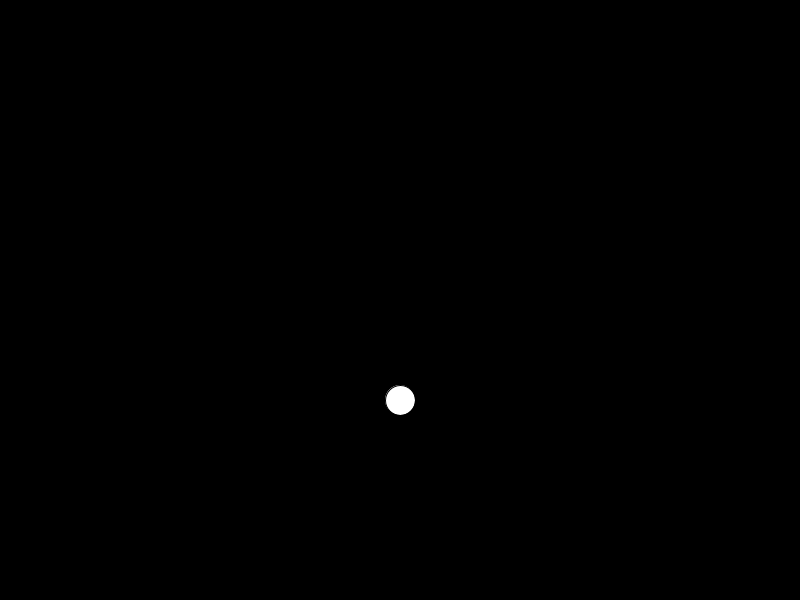
Frame 1 (no input)
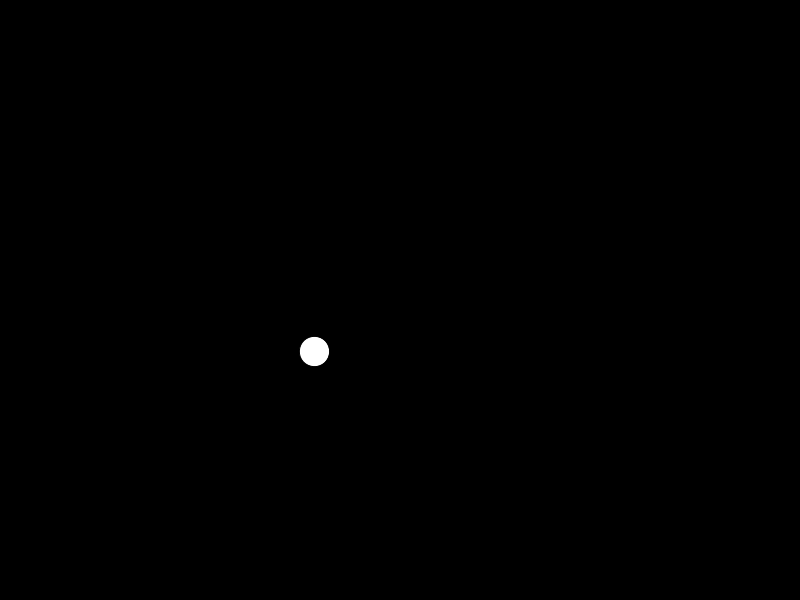
Frame 60 (the mouse pressed at the canvas centre just before this capture)
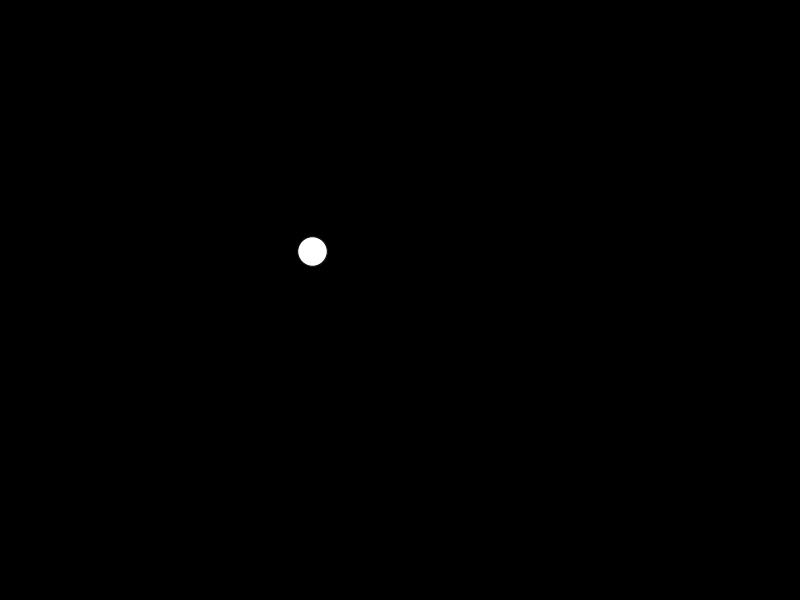
Frame 120 (the mouse held since frame 60 and released just before this capture)

The Processing sketch that drew these frames (run headless with seeded random() and noise(); from frame 60 on, the mouse is pressed at the canvas centre):

// Processing sketch: solarsystem01
// ── solarsystem01.pde
float angle = 0;
float speed = 1;

void setup()
{
 size(800,600);
}

void draw()
{
  background(0);
  translate(width/2,height/2);
  rotate(radians(angle));
  translate(0,100);
  circle(0,0,30);
  angle = angle + speed;
}
